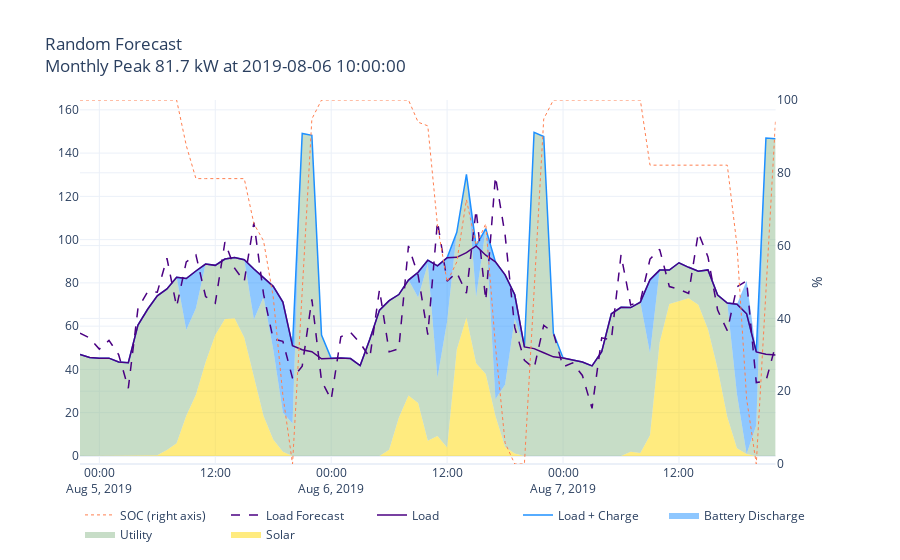

Write notebook code for a chart like this one.
### Code cell
#fcast1 = '2b Constant-'

monthly_peaks = calc_monthly_peaks2(dispatch1.grid,peak_hours)
if monthly_peaks is not None:
    peak = monthly_peaks.iloc[month-1]['grid kw']
    t_peak = monthly_peaks.iloc[month-1]['grid t']
else:
    peak = None
    t_peak = None   

begin = t_peak - pd.Timedelta('1h')*36
end = t_peak + pd.Timedelta('1h')*36

f = plotly_stacked(dispatch1.loc[begin:end],
                    solar='pv',
                    load='load',
                    load_forecast='load_forecast',
                    batt='batt',
                    utility='grid',
                    soc='soc',
                    theme='plotly_white',
                    title=f'{fcast1} Forecast<br>Monthly Peak {peak} kW at {t_peak}')
